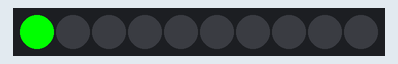
Recording of a sketch running on a simulated Arduino Uno, built with avr-gcc and run on an emulated ATmega328P. Parts: 10 RGB LEDs in strip order, left to right. Colours are those a GRB WS2812 strip shows for the declared byte order.

Above: at 0.15 s.
At 0.65 s:
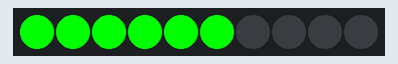
At 1.1 s:
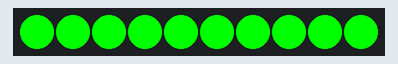
At 1.86 s:
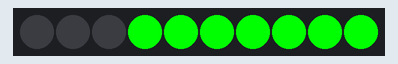
At 2.6 s:
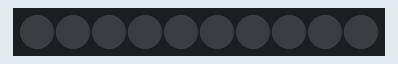
At 3.47 s:
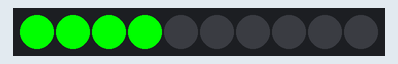

The sketch:

LEDTests.ino
```cpp
#include <FastLED.h>

#define LED_PIN     7
#define NUM_LEDS    10
#define SHOW_DELAY 100
#define TRANSITION_DELAY 500

CRGB leds[NUM_LEDS];

long unsigned int current_time;

int leds_on = 0;
int leds_off = 0;

enum LED_STATE {ON, OFF, ON_DELAY, OFF_DELAY};
LED_STATE state = ON;

void setup() {

  FastLED.addLeds<WS2812, LED_PIN, RGB>(leds, NUM_LEDS);

  current_time = millis();
}

void loop(){

  // ------------------------------------------- TURNING LEDS ON -------------------------------------------
  if(state == ON) {

    if(leds_on < NUM_LEDS) {

      if(millis() - current_time > SHOW_DELAY){

        leds[leds_on].setRGB(255, 0, 0);
        FastLED.show();
        leds_on++;
        current_time = millis();
      }

    } else{
      state = ON_DELAY;
      leds_on = 0;
      current_time = millis();
      //FastLED.show();
    }

  // ------------------------------------------- LEDS ON, DELAYING -------------------------------------------
  } else if(state == ON_DELAY){

    if(millis() - current_time > TRANSITION_DELAY){
      state = OFF;
      current_time = millis();
    }

  // ------------------------------------------- TURNING LEDS OFF -------------------------------------------
  } else if(state == OFF){

    if(leds_off < NUM_LEDS) {

      if(millis() - current_time > SHOW_DELAY){

        leds[leds_off].setRGB(0, 0, 0);
        FastLED.show();
        leds_off++;
        current_time = millis();
      }

    } else{
      state = OFF_DELAY;
      leds_off = 0;
      current_time = millis();
      //FastLED.show();
    }

  // ------------------------------------------- LEDS OFF, DELAYING -------------------------------------------
  } else if(state == OFF_DELAY){

    if(millis() - current_time > TRANSITION_DELAY){
      state = ON;
      current_time = millis();
    }
  }

  // REST OF CODE
}
```

Measured:
- by itself, everything shown: repeats every 3.0 s, in 20 steps
- what the display in image 2 shows lasts 0.6 s, from 1.0 s to 1.6 s
